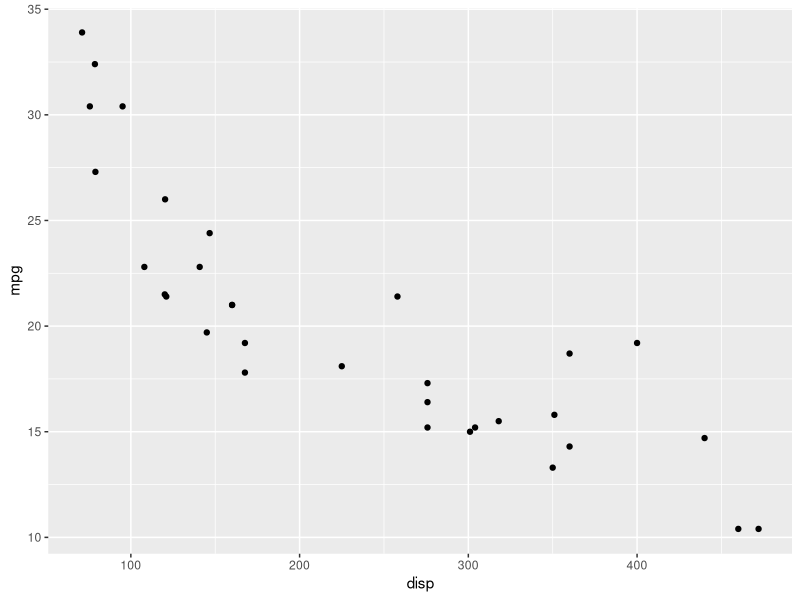
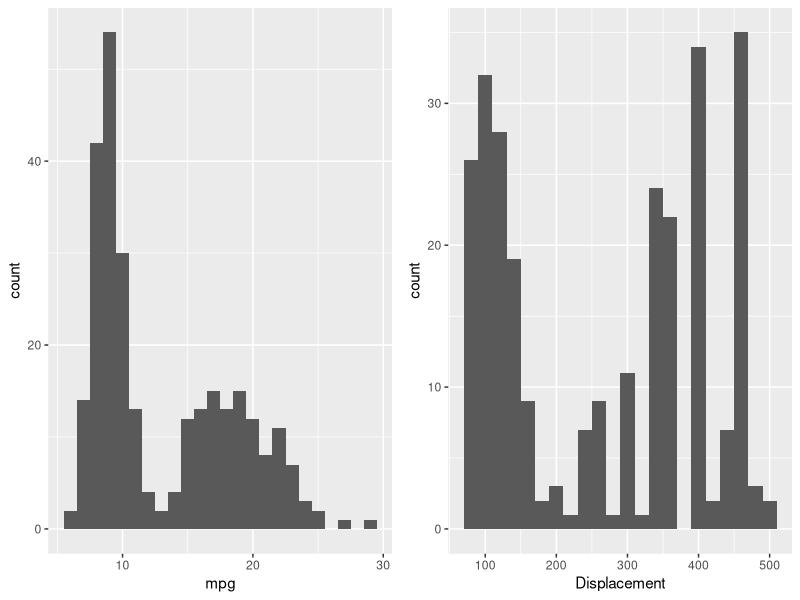
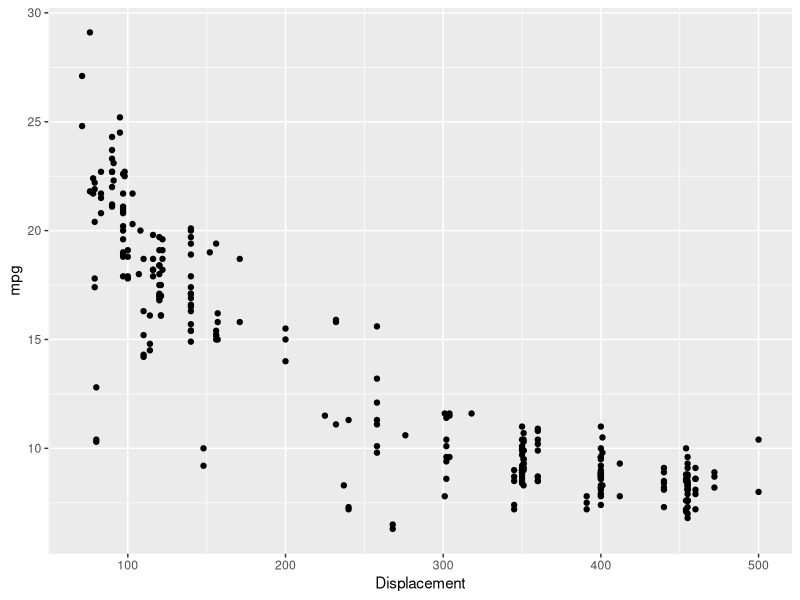

Write the R code that produced these figures, in order.
## ---- chunk 1
library(tidyverse)
library(datasets)
data(mtcars)
mtcars %>%
  ggplot(aes(x=disp, y=mpg)) +
  geom_point() 
## ---- chunk 2
library(gridExtra)

epa <- read.csv("./data/EPA_1974.csv", header=TRUE)

p1 <- ggplot() +
  geom_histogram(data=epa, mapping=aes(x=mpg), binwidth = 1)

p2 <- ggplot(epa) +
  geom_histogram(mapping=aes(x=Displacement), binwidth=20) 

p3 <- ggplot(epa) +
  geom_point(mapping=aes(x=Displacement, y=mpg))

grid.arrange(p1, p2, ncol=2)
p3
